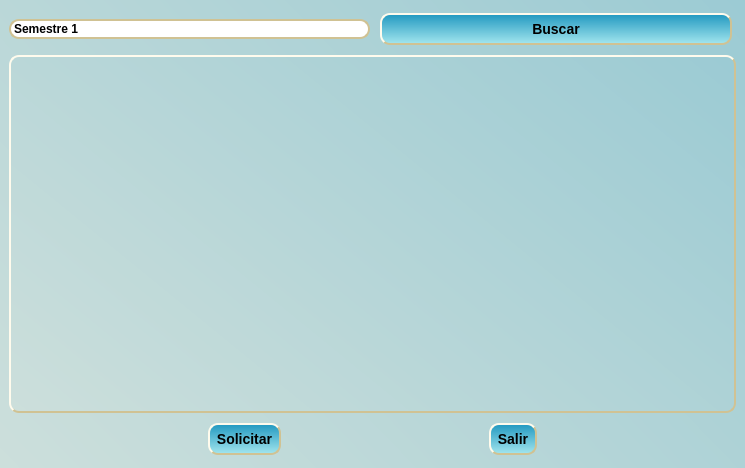
<?xml version="1.0" encoding="UTF-8"?>
<ui version="4.0">
 <class>vtnConsulta</class>
 <widget class="QMainWindow" name="vtnConsulta">
  <property name="geometry">
   <rect>
    <x>0</x>
    <y>0</y>
    <width>745</width>
    <height>468</height>
   </rect>
  </property>
  <property name="windowTitle">
   <string>Solicitud</string>
  </property>
  <property name="styleSheet">
   <string notr="true">QPushButton:hover{
	background-color: QLinearGradient(x1: 0, y1: 0, x2: 0, y2: 1, stop: 0 #2198c0, stop: 1 yellow);
}

QPushButton:pressed{
	background-color: QLinearGradient(x1: 0, y1: 0, x2: 0, y2: 1, stop: 0 #2198c0, stop: 1 green);
}
QComboBox{
	subcontrol-origin: padding;
    subcontrol-position: top right;
    selection-background-color: #86E094;
    selection-color: yellow;;
  	border-style: solid;
    border-width: 2px;
    border-radius: 10px;
	border-color: #D0C293;
	color: black;
	font: bold 12px
}
QComboBox:hover{
	border: 1px solid  #D0C293;
	color: yellow;
}
QComboBox::drop-down
{
     subcontrol-origin: padding;
     subcontrol-position: top right;
     width: 15px;
     color: white;
     border-left-width: 0px;
     border-left-color: darkgray;
     border-left-style: solid; /* just a single line */
     border-top-right-radius: 3px; /* same radius as the QComboBox */
     border-bottom-right-radius: 3px;
     padding-left: 10px;
 }

QHeaderView::section {
    background-color: QLinearGradient(x1: 5, y1: 0, x2: 0, y2: 1, stop: 0 #2198c0, stop: 1 #F1EEE1);
    border-style: outset;
    border-width: 2px;
    border-radius: 10px;
	border-color: #D0C293;
	font: bold 14px;
	padding: 6px;
}

QTableWidget {
	background-color:  QLinearGradient(x1: 5, y1: 0, x2: 0, y2: 3, stop: 0 #2198c0, stop: 1 #F1EEE1);
    gridline-color: #E4EE9A;
     border-style: outset;
    border-width: 2px;
    border-radius: 10px;
	border-color: #D0C293;
	font: bold 14px;
	min-width: 10em;
    padding: 6px;
}

QTableWidget QTableCornerButton::section {
    background-color: white;
     border-style: outset;
    border-width: 2px;
    border-radius: 10px;
	border-color: #D0C293;
	padding: 6px;
}

QMainWindow{
	 background-color:  QLinearGradient(x1: 5, y1: 0, x2: 0, y2: 3, stop: 0 #2198c0, stop: 1 #F1EEE1);
}
QPushButton {
            margin: 4px;
    border-style: outset;
    border-width: 2px;
    border-radius: 10px;
	border-color: #D0C293;
	font: bold 14px;
	min-width: 10em;
    padding: 6px;
            background-color: QLinearGradient(x1: 0, y1: 0, x2: 0, y2: 1, stop: 0 #2198c0, stop: 1 #A3E6EE);
 }</string>
  </property>
  <widget class="QWidget" name="centralwidget">
   <layout class="QGridLayout" name="gridLayout">
    <item row="0" column="0">
     <layout class="QVBoxLayout" name="verticalLayout_2">
      <item>
       <layout class="QVBoxLayout" name="verticalLayout">
        <item>
         <layout class="QHBoxLayout" name="horizontalLayout">
          <item>
           <widget class="QComboBox" name="comboSemestre">
            <item>
             <property name="text">
              <string>Semestre 1</string>
             </property>
            </item>
            <item>
             <property name="text">
              <string>Semestre 3</string>
             </property>
            </item>
            <item>
             <property name="text">
              <string>Semestre 5</string>
             </property>
            </item>
           </widget>
          </item>
          <item>
           <widget class="QPushButton" name="btnBuscar">
            <property name="text">
             <string>Buscar</string>
            </property>
           </widget>
          </item>
         </layout>
        </item>
        <item>
         <widget class="QTableWidget" name="tablaConsulta">
          <property name="editTriggers">
           <set>QAbstractItemView::NoEditTriggers</set>
          </property>
         </widget>
        </item>
       </layout>
      </item>
      <item>
       <layout class="QHBoxLayout" name="horizontalLayout_2">
        <item>
         <spacer name="horizontalSpacer_3">
          <property name="orientation">
           <enum>Qt::Horizontal</enum>
          </property>
          <property name="sizeHint" stdset="0">
           <size>
            <width>40</width>
            <height>20</height>
           </size>
          </property>
         </spacer>
        </item>
        <item>
         <widget class="QPushButton" name="btnSolicitar">
          <property name="text">
           <string>Solicitar</string>
          </property>
         </widget>
        </item>
        <item>
         <spacer name="horizontalSpacer_2">
          <property name="orientation">
           <enum>Qt::Horizontal</enum>
          </property>
          <property name="sizeHint" stdset="0">
           <size>
            <width>40</width>
            <height>20</height>
           </size>
          </property>
         </spacer>
        </item>
        <item>
         <widget class="QPushButton" name="btnSalir">
          <property name="text">
           <string>Salir</string>
          </property>
         </widget>
        </item>
        <item>
         <spacer name="horizontalSpacer_4">
          <property name="orientation">
           <enum>Qt::Horizontal</enum>
          </property>
          <property name="sizeHint" stdset="0">
           <size>
            <width>40</width>
            <height>20</height>
           </size>
          </property>
         </spacer>
        </item>
       </layout>
      </item>
     </layout>
    </item>
   </layout>
  </widget>
 </widget>
 <resources/>
 <connections>
  <connection>
   <sender>btnSalir</sender>
   <signal>clicked()</signal>
   <receiver>vtnConsulta</receiver>
   <slot>close()</slot>
   <hints>
    <hint type="sourcelabel">
     <x>428</x>
     <y>451</y>
    </hint>
    <hint type="destinationlabel">
     <x>476</x>
     <y>435</y>
    </hint>
   </hints>
  </connection>
 </connections>
</ui>
